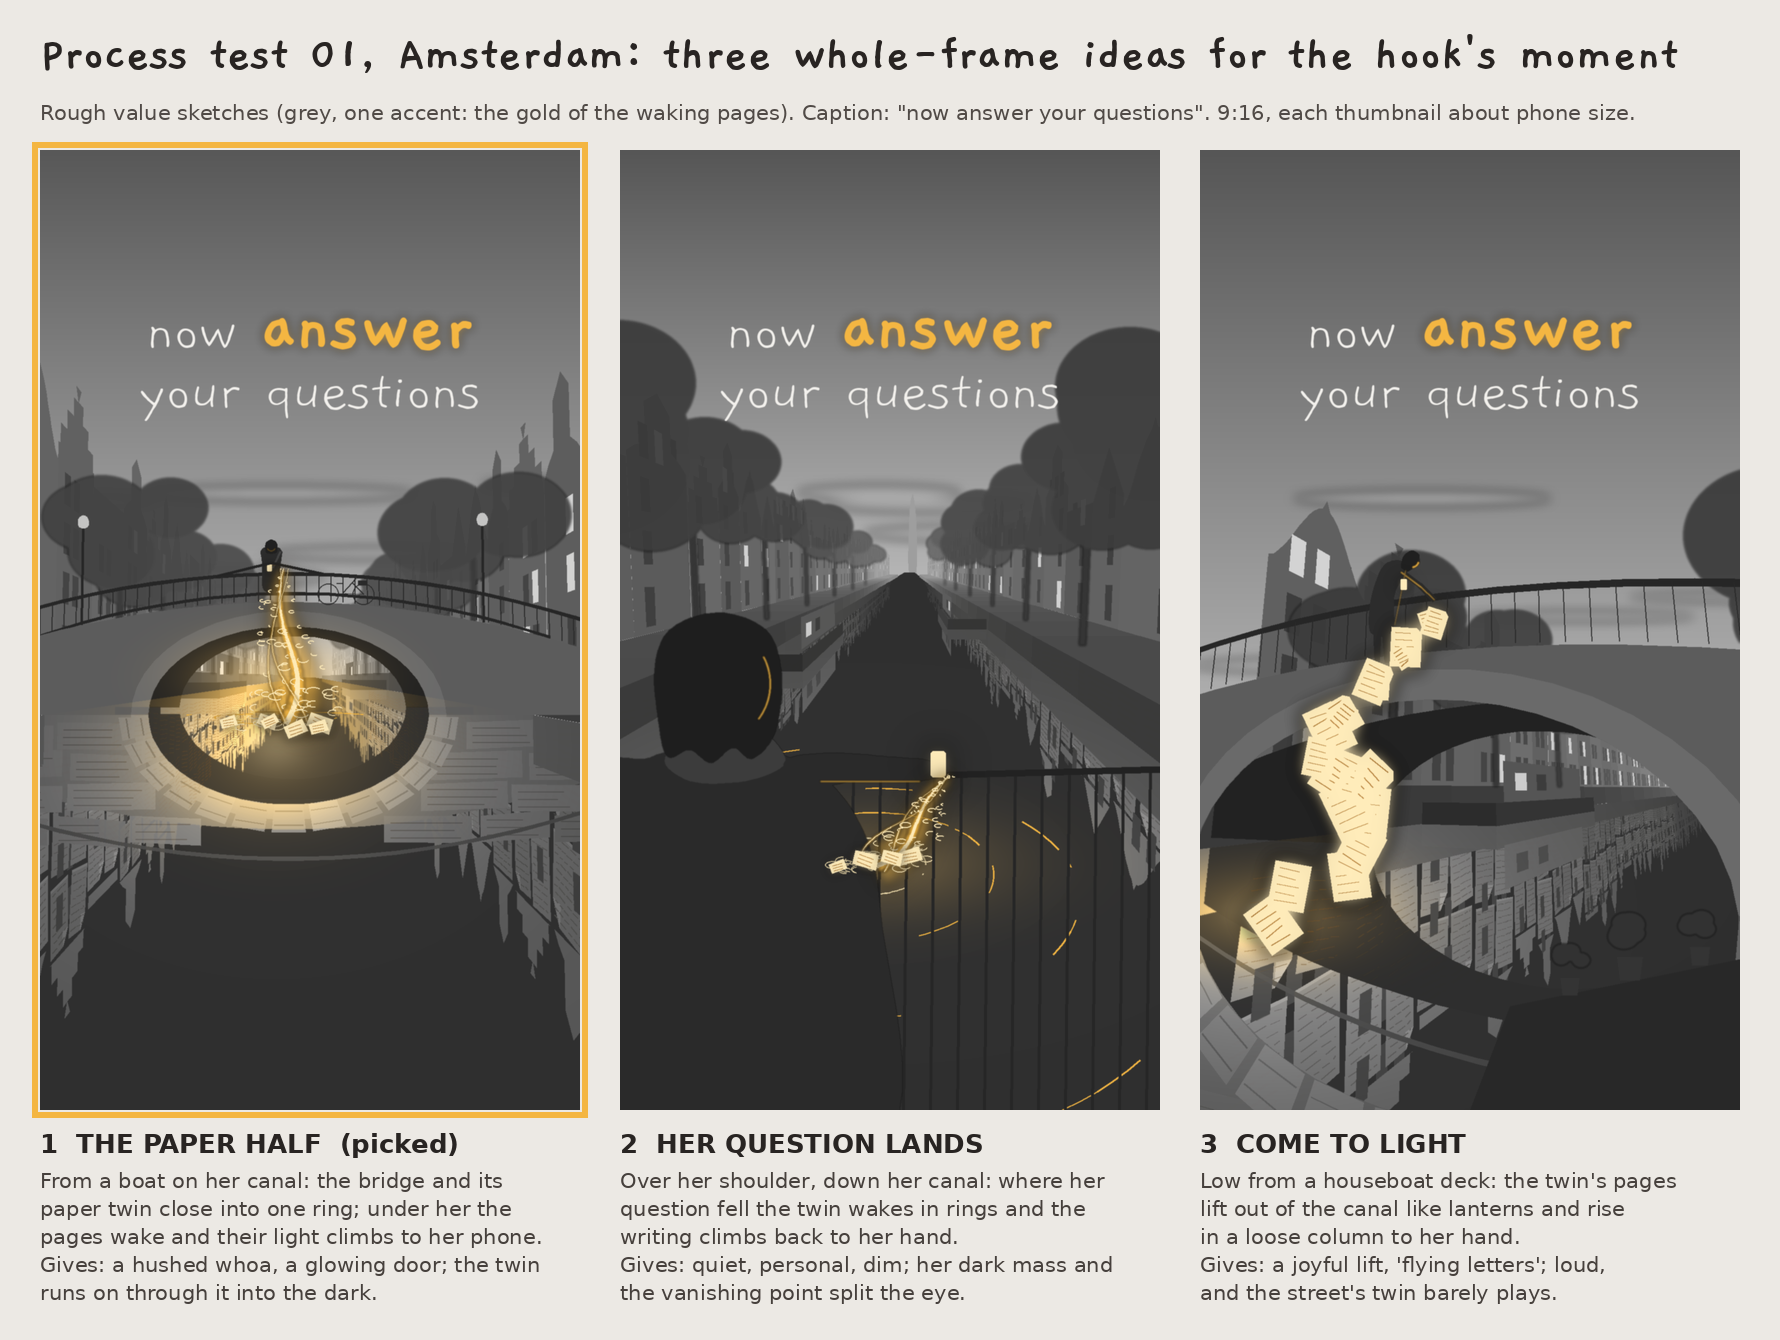

Reproduce this figure in Python.
"""Process test 01 (Amsterdam), the IDEAS step: three whole-frame thumbnails for the moment.

Rough value sketches in grey with one accent (the gold of the waking pages), 9:16 at 1080 x 1920, downscaled onto one
sheet. One small 3D sketch world (a canal, its quays, its houses, the little bridge) seen by three cameras, so all three
ideas are views of the same world; the paper twin is the street mirrored in the water, drawn in paper tones.

Run: python3 video/docs/tests/process_test_01_amsterdam/ideas_sheet.py  (writes ideas_sheet.png beside this file)
"""
import math
import os
import random

import numpy as np
from PIL import Image, ImageDraw, ImageFilter, ImageFont

HERE = os.path.dirname(os.path.abspath(__file__))
ROOT = os.path.abspath(os.path.join(HERE, "..", "..", "..", ".."))
FONTS = os.path.join(ROOT, "video", "public", "fonts")
W, H = 1080, 1920
GOLD = np.array([244, 182, 66], float)       # the one accent: the waking pages, her phone, the lit word
GOLD_HOT = np.array([255, 236, 186], float)  # the hot core of the same light
ZB = 0.0                                     # the bridge's centre line along the canal


# ----------------------------------------------------------------------------------------------- camera and clipping
class Cam:
    def __init__(self, pos, yaw=0.0, pitch=0.0, f=1400.0, cx=540.0, cy=960.0):
        self.c = np.array(pos, float)
        self.yaw, self.pitch, self.f, self.cx, self.cy = math.radians(yaw), math.radians(pitch), f, cx, cy

    def cam(self, pts):
        d = np.atleast_2d(np.asarray(pts, float)) - self.c
        cy_, sy_ = math.cos(self.yaw), math.sin(self.yaw)
        x1 = d[:, 0] * cy_ - d[:, 2] * sy_
        z1 = d[:, 0] * sy_ + d[:, 2] * cy_
        y1 = d[:, 1]
        cp, sp = math.cos(self.pitch), math.sin(self.pitch)
        y2 = y1 * cp - z1 * sp
        z2 = y1 * sp + z1 * cp
        return np.stack([x1, y2, z2], 1)

    def scr(self, c):
        return np.stack([self.cx + self.f * c[:, 0] / c[:, 2], self.cy - self.f * c[:, 1] / c[:, 2]], 1)

    def poly(self, pts, near=0.08):
        c = clip_near(self.cam(pts), near)
        if len(c) < 3:
            return None, None
        return [tuple(p) for p in self.scr(c)], float(c[:, 2].mean())

    def pt(self, p):
        c = self.cam([p])
        if c[0, 2] <= 0.05:
            return None, None
        s = self.scr(c)[0]
        return (float(s[0]), float(s[1])), float(c[0, 2])


def clip_near(c, near):
    out = []
    n = len(c)
    for i in range(n):
        a, b = c[i], c[(i + 1) % n]
        ina, inb = a[2] >= near, b[2] >= near
        if ina:
            out.append(a)
        if ina != inb:
            t = (near - a[2]) / (b[2] - a[2])
            out.append(a + t * (b - a))
    return np.array(out) if out else np.zeros((0, 3))


# ------------------------------------------------------------------------------------------------------- the world
def gable_outline(kind, w, rng):
    """Outline above the eave in facade-local (u across, v up), from u=0 to u=w."""
    if kind == "step":
        n = 3
        pts = [(0, 0)]
        for i in range(n):
            u0 = (w / 2) * i / n
            u1 = (w / 2) * (i + 1) / n
            v = 1.2 * (i + 1)
            pts += [(u0 + 0.25 * w / 6, v - 1.2), (u0 + 0.25 * w / 6, v), (u1, v)]
        top = pts[-1][1] + 0.9
        left = pts[1:]
        right = [(w - u, v) for (u, v) in reversed(left)]
        return [(0, 0)] + left + [(w / 2 - 0.5, top), (w / 2 + 0.5, top)] + right + [(w, 0)]
    if kind == "neck":
        nw = w * 0.42
        return [(0, 0), (w * 0.12, 0.6), ((w - nw) / 2, 1.2), ((w - nw) / 2, 4.0), (w / 2, 5.1), ((w + nw) / 2, 4.0),
                ((w + nw) / 2, 1.2), (w * 0.88, 0.6), (w, 0)]
    if kind == "bell":
        pts = [(0, 0)]
        for i in range(1, 12):
            t = i / 12
            u = (w * 0.5) * t
            v = 4.6 * math.sin(t * math.pi / 2) ** 1.6
            pts.append((u * 0.9 + w * 0.05 * t, v))
        pts.append((w / 2, 5.2))
        right = [(w - u, v) for (u, v) in reversed(pts[1:-1])]
        return pts + right + [(w, 0)]
    if kind == "spout":
        return [(0, 0), (w / 2, 4.2), (w, 0)]
    return [(0, 0), (0, 0.9), (w, 0.9), (w, 0)]  # cornice


def make_houses(rng):
    houses = []
    kinds = ["step", "neck", "bell", "spout", "cornice", "neck", "bell", "step", "cornice", "neck"]
    for side in (-1, 1):
        z = -120.0
        k = 0 if side < 0 else 3
        while z < 420:
            w = rng.uniform(5.2, 8.4)
            if abs(z + w / 2 - ZB) < 7:  # the bridge's street meets the quay here: a gap, a side street
                z += 7.5
                continue
            eave = rng.uniform(11.0, 15.5)
            kind = kinds[k % len(kinds)]
            k += 1
            floors = int((eave - 1.6) // 3.0)
            lit = [[rng.random() < 0.22 for _ in range(3)] for _ in range(floors)]
            tone = rng.uniform(-10, 10)
            houses.append(dict(side=side, z0=z, w=w, eave=eave, kind=kind, floors=floors, lit=lit, tone=tone,
                               out=gable_outline(kind, w, rng)))
            z += w + rng.uniform(0.0, 0.25)
    return houses


def house_polys(h, mirror=False):
    """Yields (kind, world_pts) for one house: facade, windows. Mirror = the paper twin (y -> -y)."""
    s = h["side"]
    x = 14.0 * s
    def P(u, v):
        y = 1.6 + v
        return (x, -y if mirror else y, h["z0"] + u)
    w, e = h["w"], h["eave"] - 1.6
    outline = [(0, 0), (0, e)] + [(u, e + v) for (u, v) in h["out"][1:-1]] + [(w, e), (w, 0)]
    yield "facade", [P(u, v) for (u, v) in outline]
    for i in range(h["floors"]):
        v0 = 1.0 + i * 3.0 if i else 0.4
        ws = 3 if w > 6.6 else 2
        for j in range(ws):
            uc = w * (j + 1) / (ws + 1)
            ww, wh = (1.05, 1.9) if i else (1.2, 2.3)
            yield ("win_lit" if h["lit"][i][j % 3] else "win"), [P(uc - ww / 2, v0), P(uc - ww / 2, v0 + wh),
                                                                 P(uc + ww / 2, v0 + wh), P(uc + ww / 2, v0)]


def bridge_parts(mirror=False):
    """The little humped bridge: front and back faces with the arch cut out, deck, railings."""
    sgn = -1 if mirror else 1
    span, rise = 4.6, 2.9
    def deck_y(x):
        return 1.9 + 1.8 * max(0.0, 1 - (abs(x) / 10.5) ** 2)
    arch = [(span * math.cos(t), rise * math.sin(t)) for t in np.linspace(0, math.pi, 24)]
    parts = []
    for zf, name in ((ZB - 3.0, "front"), (ZB + 3.0, "back")):
        top = [(x, deck_y(x)) for x in np.linspace(-10.5, 10.5, 22)]
        pts = [(-10.5, 0.0)] + top + [(10.5, 0.0), (span, 0.0)] + arch + [(-span, 0.0)]
        parts.append((name, [(px, sgn * py, zf) for (px, py) in pts]))
    ring = []  # the voussoir ring round the arch on the front face
    outer = [((span + 0.55) * math.cos(t), (rise + 0.5) * math.sin(t)) for t in np.linspace(0, math.pi, 24)]
    ring = outer + list(reversed(arch))
    parts.append(("ring", [(px, sgn * py, ZB - 3.02) for (px, py) in ring]))
    # railings: a top rail band on both edges
    for zf in (ZB - 3.0, ZB + 3.0):
        xs = np.linspace(-10.5, 10.5, 22)
        top = [(x, deck_y(x) + 1.0) for x in xs]
        bot = [(x, deck_y(x) + 0.88) for x in reversed(xs)]
        parts.append(("rail", [(px, sgn * py, zf - 0.02) for (px, py) in top + bot]))
    return parts, deck_y


# ------------------------------------------------------------------------------------------------------- painting
def vgrad(img, y0, y1, v0, v1):
    a = np.asarray(img, float)
    ys = np.arange(H)[:, None]
    t = np.clip((ys - y0) / max(1, (y1 - y0)), 0, 1)
    g = v0 + (v1 - v0) * t
    a[:, :, :] = g[:, :, None]
    return Image.fromarray(a.clip(0, 255).astype(np.uint8))


def grey(v):
    v = int(max(0, min(255, v)))
    return (v, v, v)


def soft(img, r):
    return img.filter(ImageFilter.GaussianBlur(r))


def mask_from_polys(polys):
    m = Image.new("L", (W, H), 0)
    d = ImageDraw.Draw(m)
    for p in polys:
        if p and len(p) >= 3:
            d.polygon(p, fill=255)
    return m


def add_light(img, center, ax, ay, strength=1.0, core=0.35, mask=None):
    """Composite the gold story light: a soft elliptical bloom (screen-like), hot at its core."""
    rgba = img.mode == "RGBA"
    a = np.asarray(img.convert("RGB"), float)
    yy, xx = np.mgrid[0:H, 0:W]
    r2 = ((xx - center[0]) / ax) ** 2 + ((yy - center[1]) / ay) ** 2
    g = np.exp(-r2 * 2.2) * strength
    hot = np.exp(-r2 * 2.2 / core) * strength
    if mask is not None:
        g = g * mask
        hot = hot * mask
    g = g[:, :, None]
    hot = hot[:, :, None]
    a = a + (GOLD - a * 0.35) * np.clip(g, 0, 1) * 0.9
    a = a + (GOLD_HOT - a) * np.clip(hot, 0, 1) * 0.85
    out = Image.fromarray(a.clip(0, 255).astype(np.uint8))
    return out.convert("RGBA") if rgba else out


def ribbon(draw_img, pts, w0, w1, col, blur=0):
    layer = Image.new("RGBA", (W, H), (0, 0, 0, 0))
    d = ImageDraw.Draw(layer)
    n = len(pts)
    for i in range(n - 1):
        t = i / (n - 1)
        wdt = w0 + (w1 - w0) * t
        d.line([pts[i], pts[i + 1]], fill=col, width=max(1, int(wdt)))
    if blur:
        layer = soft(layer, blur)
    draw_img.alpha_composite(layer)


def bezier(p0, p1, p2, p3, n=60):
    out = []
    for t in np.linspace(0, 1, n):
        a = (1 - t) ** 3
        b = 3 * (1 - t) ** 2 * t
        c = 3 * (1 - t) * t * t
        d = t ** 3
        out.append((a * p0[0] + b * p1[0] + c * p2[0] + d * p3[0], a * p0[1] + b * p1[1] + c * p2[1] + d * p3[1]))
    return out


def script_marks(d, x0, y0, x1, y1, rows, col, rng, wmin=6, wmax=22, thick=2):
    """Handwriting as a TEXTURE: rows of short soft dabs, never letters."""
    if x1 - x0 < 6 or y1 - y0 < 6:
        return
    for r in range(rows):
        y = y0 + (r + 0.6) * (y1 - y0) / (rows + 0.4)
        x = x0 + rng.uniform(0, 6)
        while x < x1 - 4:
            w = rng.uniform(wmin, wmax)
            d.line([(x, y + rng.uniform(-1, 1)), (min(x1, x + w), y + rng.uniform(-1.5, 1.5))], fill=col, width=thick)
            x += w + rng.uniform(3, 9)


# ------------------------------------------------------------------------------------------------- the paper twin
def paint_twin(cam, houses, rng, base_paper=138, writing=104, page_lines=True, bridge_tone=128):
    """Returns (rgb image of the twin layer, paper mask). The twin's 'sky' is the dark water itself."""
    img = Image.new("RGB", (W, H), grey(50))
    paper = Image.new("L", (W, H), 0)
    writing = Image.new("L", (W, H), 0)
    d = ImageDraw.Draw(img)
    dp = ImageDraw.Draw(paper)
    dwr = ImageDraw.Draw(writing)
    items = []
    for h in houses:
        for kind, pts in house_polys(h, mirror=True):
            p, z = cam.poly(pts)
            if p:
                items.append((z, kind, p, h))
    parts, _ = bridge_parts(mirror=True)
    for kind, pts in parts:
        p, z = cam.poly(pts)
        if p:
            items.append((z, "b_" + kind, p, None))
    # quay walls of the twin (paper bundles along the water's edge)
    for s in (-1, 1):
        for z0 in np.arange(-120, 420, 9.0):
            pts = [(8.0 * s, 0, z0), (8.0 * s, -1.6, z0), (8.0 * s, -1.6, z0 + 9), (8.0 * s, 0, z0 + 9)]
            p, z = cam.poly(pts)
            if p:
                items.append((z, "quay", p, None))
    items.sort(key=lambda it: -it[0])
    for z, kind, p, h in items:
        fade = max(0.0, min(1.0, (z - 30) / 260))  # far twin dims into the dark water
        if kind == "facade":
            v = base_paper + (h["tone"] if h else 0) * 0.6
            v = v * (1 - 0.55 * fade) + 50 * 0.55 * fade
            if page_lines and z < 170:
                gable_page(d, dp, dwr, cam, h, rng, fade, v)
                twin_pages(d, dp, dwr, cam, h, rng, fade, v)
            else:
                d.polygon(p, fill=grey(v - 12))
                dp.polygon(p, fill=255)
        elif kind.startswith("win"):
            v = 82 * (1 - fade) + 50 * fade
            d.polygon(p, fill=grey(v))
            dp.polygon(p, fill=0)
        elif kind == "b_front" or kind == "b_back":
            d.polygon(p, fill=grey(bridge_tone if kind == "b_front" else 46))
            dp.polygon(p, fill=255 if kind == "b_front" else 0)
            if kind == "b_front":  # the twin's spandrel: long sheets laid in courses, written on
                bridge_sheets(d, dwr, cam, rng, bridge_tone)
        elif kind == "b_ring":
            d.polygon(p, fill=grey(bridge_tone + 22))
            dp.polygon(p, fill=255)
        elif kind == "b_rail":
            d.polygon(p, fill=grey(88))
        elif kind == "quay":
            v = 112 * (1 - fade) + 50 * fade
            d.polygon(p, fill=grey(v))
            dp.polygon(p, fill=255)
    return img, paper, writing


def twin_pages(d, dp, dwr, cam, h, rng, fade, v):
    """One house of the twin as old pages laid in its shape: sheets askew with dark water between them, a curled
    corner here and there, rows of writing as a texture."""
    s = h["side"]
    x = 14.0 * s
    def P(u, vv):
        return (x, -(1.6 + vv), h["z0"] + u)
    w, e = h["w"], h["eave"] - 1.6
    cols = 2 if w > 6.2 else 1
    rows = max(2, int(e / 3.9))
    for r in range(rows):
        for c in range(cols):
            u0 = w * c / cols + rng.uniform(0.15, 0.4)
            u1 = w * (c + 1) / cols - rng.uniform(0.15, 0.4)
            v0 = e * r / rows + rng.uniform(0.15, 0.4)
            v1 = e * (r + 1) / rows - rng.uniform(0.05, 0.3)
            uc, vc = (u0 + u1) / 2, (v0 + v1) / 2
            a = rng.uniform(-0.1, 0.1)
            def R(u, vv):
                du, dv = u - uc, vv - vc
                return P(uc + du * math.cos(a) - dv * math.sin(a), vc + du * math.sin(a) + dv * math.cos(a))
            curl = rng.random() < 0.55
            cu = min(1.2, (u1 - u0) * 0.28)
            corners = [(u0, v0), (u0, v1), (u1 - (cu if curl else 0), v1), (u1, v1 - (cu if curl else 0)), (u1, v0)]
            p, zz = cam.poly([R(*q) for q in corners])
            if not p:
                continue
            pv = v + 16 + rng.uniform(-10, 10)
            d.polygon(p, fill=grey(pv))
            dp.polygon(p, fill=255)
            edge, _ = cam.poly([R(u0, v0), R(u0, v0 + 0.14), R(u1, v0 + 0.14), R(u1, v0)])
            if edge:
                d.polygon(edge, fill=grey(pv + 22))
            if curl:
                ear, _ = cam.poly([R(u1 - cu, v1), R(u1, v1 - cu), R(u1 - cu * 1.05, v1 - cu * 1.05)])
                if ear:
                    d.polygon(ear, fill=grey(pv + 34))
            n = max(3, int((v1 - v0) / 0.45))
            for k in range(n):
                vv = v0 + (k + 0.8) * (v1 - v0) / (n + 0.6)
                uu = u0 + 0.25 + rng.uniform(0, 0.3)
                while uu < u1 - 0.35:
                    ln = rng.uniform(0.35, 1.1)
                    a1, _ = cam.pt(R(uu, vv))
                    b1, _ = cam.pt(R(min(u1 - 0.3, uu + ln), vv + rng.uniform(-0.05, 0.05)))
                    if a1 and b1:
                        col = grey(pv - 38 * (1 - 0.5 * fade))
                        d.line([a1, b1], fill=col, width=2 if zz < 60 else 1)
                        dwr.line([a1, b1], fill=255, width=2 if zz < 60 else 1)
                    uu += ln + rng.uniform(0.15, 0.4)


def gable_page(d, dp, dwr, cam, h, rng, fade, v):
    """The gable as one page cut to its outline (inset, so the water shows round it), written on."""
    s = h["side"]
    x = 14.0 * s
    e = h["eave"] - 1.6
    w = h["w"]
    out = h["out"]
    cxg = w / 2
    pts = []
    for (u, vv) in out:
        uu = cxg + (u - cxg) * 0.9
        pts.append((x, -(1.6 + e + vv * 0.9 + 0.15), h["z0"] + uu))
    p, zz = cam.poly(pts)
    if p and len(p) >= 3:
        pv = v + 8
        d.polygon(p, fill=grey(pv))
        dp.polygon(p, fill=255)


def bridge_sheets(d, dwr, cam, rng, tone):
    """The twin bridge's face: big old sheets laid round the arch, askew, written on, the water between them."""
    span, rise = 4.6, 2.9
    for vv in np.arange(0.25, 3.7, 1.0):
        x0 = -10.4 + rng.uniform(0, 0.6)
        while x0 < 10.2:
            x1 = x0 + rng.uniform(2.2, 3.0)
            xm = (x0 + x1) / 2
            inside = abs(xm) < span + 0.9 and vv < rise * math.sqrt(max(0.0, 1 - (xm / (span + 0.9)) ** 2)) + 0.5
            if not inside:
                a = rng.uniform(-0.06, 0.06)
                h_ = 0.86
                q = [(x0, vv), (x0, vv + h_), (x1, vv + h_ + a * 3), (x1, vv + a * 3)]
                p, _ = cam.poly([(qx, -qy, ZB - 3.04) for (qx, qy) in q])
                if p:
                    t = tone + 14 + rng.uniform(-8, 10)
                    d.polygon(p, fill=grey(t))
                    for k in range(3):
                        yy = vv + 0.22 + k * 0.24
                        a1, _ = cam.pt((x0 + 0.2, -(yy + a * 1.5), ZB - 3.05))
                        b1, _ = cam.pt((x1 - rng.uniform(0.3, 0.9), -(yy + a * 1.5), ZB - 3.05))
                        if a1 and b1:
                            d.line([a1, b1], fill=grey(t - 36), width=2)
                            dwr.line([a1, b1], fill=255, width=2)
            x0 = x1 + rng.uniform(0.12, 0.3)


def ledger_voussoirs(img, cam, mirror=True, tone=150, rng=None):
    """The twin's arch: its voussoirs are bound ledgers standing spine-out round the opening (the ring's paper half)."""
    d = ImageDraw.Draw(img)
    span, rise = 4.6, 2.9
    n = 13
    for i in range(n):
        t0 = math.pi * (i + 0.08) / n
        t1 = math.pi * (i + 0.9) / n
        def A(t, k):
            return ((span + k * 0.95) * math.cos(t), (rise + k * 0.9) * math.sin(t))
        quad = [A(t0, 0), A(t0, 1), A(t1, 1), A(t1, 0)]
        p, _ = cam.poly([(x, -y if mirror else y, ZB - 3.03) for (x, y) in quad])
        if not p:
            continue
        v = tone + (rng.uniform(-10, 14) if rng else 0)
        d.polygon(p, fill=grey(v))
        for kb in (0.25, 0.75):  # the spine's bands
            b0 = A(t0 + (t1 - t0) * 0.05, kb)
            b1 = A(t1 - (t1 - t0) * 0.05, kb)
            pa, _ = cam.pt((b0[0], -b0[1] if mirror else b0[1], ZB - 3.04))
            pb, _ = cam.pt((b1[0], -b1[1] if mirror else b1[1], ZB - 3.04))
            if pa and pb:
                d.line([pa, pb], fill=grey(v - 40), width=3)


# ---------------------------------------------------------------------------------------------- the real street
def paint_street(img, cam, houses, rng, sky_lum, skip_near=None):
    d = ImageDraw.Draw(img)
    items = []
    for h in houses:
        for kind, pts in house_polys(h):
            p, z = cam.poly(pts)
            if p:
                items.append((z, kind, p, h))
    for s in (-1, 1):  # quay walls (brick, the real side of the waterline)
        for z0 in np.arange(-120, 420, 9.0):
            pts = [(8.0 * s, 0, z0), (8.0 * s, 1.6, z0), (8.0 * s, 1.6, z0 + 9), (8.0 * s, 0, z0 + 9)]
            p, z = cam.poly(pts)
            if p:
                items.append((z, "quay", p, None))
            pts = [(8.0 * s, 1.6, z0), (14.0 * s, 1.6, z0), (14.0 * s, 1.6, z0 + 9), (8.0 * s, 1.6, z0 + 9)]
            p, z = cam.poly(pts)
            if p:
                items.append((z + 0.01, "street", p, None))
    items.sort(key=lambda it: -it[0])
    for z, kind, p, h in items:
        haze = max(0.0, min(1.0, (z - 25) / 230))
        if kind == "facade":
            v = 92 + h["tone"]
            v = v * (1 - haze) + (sky_lum - 18) * haze
            d.polygon(p, fill=grey(v))
        elif kind == "win_lit":
            v = 212 * (1 - haze * 0.6) + (sky_lum) * haze * 0.6
            d.polygon(p, fill=grey(v))
        elif kind == "win":
            v = 60 * (1 - haze) + (sky_lum - 30) * haze
            d.polygon(p, fill=grey(v))
        elif kind == "quay":
            v = 58 * (1 - haze) + (sky_lum - 40) * haze
            d.polygon(p, fill=grey(v))
        elif kind == "street":
            v = 74 * (1 - haze) + (sky_lum - 30) * haze
            d.polygon(p, fill=grey(v))


def paint_trees(img, cam, rng, zs, tone=58, sky_lum=150):
    """Elms along the quays: soft dark canopies (big shapes, lost edges), thin trunks."""
    layer = Image.new("RGBA", (W, H), (0, 0, 0, 0))
    d = ImageDraw.Draw(layer)
    trees = []
    for s in (-1, 1):
        for z in zs:
            trees.append((s * 9.6, z))
    trees.sort(key=lambda t: -cam.pt((t[0], 0, t[1]))[1] if cam.pt((t[0], 0, t[1]))[0] else 0)
    for x, z in trees:
        base, dz = cam.pt((x, 1.6, z))
        top, _ = cam.pt((x, 9.5, z))
        if not base or dz < 3:
            continue
        haze = max(0.0, min(1.0, (dz - 25) / 230))
        v = tone * (1 - haze) + (sky_lum - 25) * haze
        r = cam.f * 3.4 / dz
        d.line([base, (top[0], top[1] + r * 0.5)], fill=grey(v - 6) + (255,), width=max(1, int(cam.f * 0.35 / dz)))
        for k in range(5):
            ox, oy = rng.uniform(-0.9, 0.9) * r, rng.uniform(-0.6, 0.5) * r
            rr = r * rng.uniform(0.55, 0.85)
            d.ellipse([top[0] + ox - rr, top[1] + oy - rr * 0.8, top[0] + ox + rr, top[1] + oy + rr * 0.8],
                      fill=grey(v) + (235,))
    layer = soft(layer, 2.5)
    img.alpha_composite(layer)


def paint_bridge(img, cam, rng, face=92, lit_from=None):
    d = ImageDraw.Draw(img)
    parts, deck_y = bridge_parts()
    order = []
    for kind, pts in parts:
        p, z = cam.poly(pts)
        if p:
            order.append((z, kind, p))
    order.sort(key=lambda it: -it[0])
    for z, kind, p in order:
        if kind == "back":
            d.polygon(p, fill=grey(34))  # the vault's shade seen through the arch
        elif kind == "front":
            d.polygon(p, fill=grey(face))
        elif kind == "ring":
            d.polygon(p, fill=grey(face + 14))
        elif kind == "rail":
            d.polygon(p, fill=grey(38))
    # railing bars (iron), only on the front edge
    for x in np.linspace(-10.2, 10.2, 52):
        a, _ = cam.pt((x, deck_y(x) + 0.05, ZB - 3.0))
        b, _ = cam.pt((x, deck_y(x) + 0.95, ZB - 3.0))
        if a and b:
            d.line([a, b], fill=grey(40), width=2)
    return deck_y


def ink(c, a=255):
    return tuple(int(v) for v in c) + (a,)


def smooth(pts, n=12):
    """A closed smooth outline through control points (Catmull-Rom), for soft organic silhouettes."""
    out = []
    m = len(pts)
    for i in range(m):
        p0, p1, p2, p3 = pts[i - 1], pts[i], pts[(i + 1) % m], pts[(i + 2) % m]
        for t in np.linspace(0, 1, n, endpoint=False):
            t2, t3 = t * t, t * t * t
            x = 0.5 * ((2 * p1[0]) + (-p0[0] + p2[0]) * t + (2 * p0[0] - 5 * p1[0] + 4 * p2[0] - p3[0]) * t2 +
                       (-p0[0] + 3 * p1[0] - 3 * p2[0] + p3[0]) * t3)
            y = 0.5 * ((2 * p1[1]) + (-p0[1] + p2[1]) * t + (2 * p0[1] - 5 * p1[1] + 4 * p2[1] - p3[1]) * t2 +
                       (-p0[1] + 3 * p1[1] - 3 * p2[1] + p3[1]) * t3)
            out.append((x, y))
    return out


def her_front(img, foot, s, rail_y_off=0.59):
    """Her, seen from the canal: leaning over the near railing toward us, head bowed to the water, forearms on the
    rail, the phone held out over the water. Lit from below by the waking pages."""
    layer = Image.new("RGBA", (W, H), (0, 0, 0, 0))
    d = ImageDraw.Draw(layer)
    x, y = foot
    col = (44, 44, 44, 255)
    rail = y - rail_y_off * s
    d.polygon(smooth([(x - 0.11 * s, y - 0.2 * s), (x - 0.13 * s, rail), (x - 0.15 * s, y - 0.78 * s),
                      (x - 0.05 * s, y - 0.83 * s), (x + 0.05 * s, y - 0.83 * s), (x + 0.15 * s, y - 0.78 * s),
                      (x + 0.13 * s, rail), (x + 0.11 * s, y - 0.2 * s)], 8), fill=col)  # the coat
    d.ellipse([x - 0.065 * s, y - 0.9 * s, x + 0.065 * s, y - 0.77 * s], fill=(40, 40, 40, 255))  # head, bowed
    d.polygon(smooth([(x - 0.085 * s, y - 0.8 * s), (x - 0.075 * s, y - 0.9 * s), (x, y - 0.935 * s),
                      (x + 0.075 * s, y - 0.9 * s), (x + 0.09 * s, y - 0.79 * s), (x + 0.06 * s, y - 0.74 * s),
                      (x - 0.06 * s, y - 0.74 * s)], 6), fill=(32, 32, 32, 255))  # hair falling forward
    for sx in (-1, 1):  # forearms on the rail
        d.line([(x + sx * 0.14 * s, y - 0.76 * s), (x + sx * 0.12 * s, rail - 0.01 * s), (x + sx * 0.03 * s,
               rail + 0.01 * s)], fill=col, width=max(3, int(0.05 * s)))
    d.line([(x + 0.13 * s, y - 0.76 * s), (x + 0.02 * s, y - 0.52 * s)], fill=(70, 70, 70, 255),
           width=max(2, int(0.03 * s)))  # the scarf's end, the one flowing piece
    img.alpha_composite(layer)
    hand = (x - 0.03 * s, rail + 0.06 * s)
    rim = Image.new("RGBA", (W, H), (0, 0, 0, 0))
    dr = ImageDraw.Draw(rim)
    dr.arc([x - 0.065 * s, y - 0.9 * s, x + 0.065 * s, y - 0.77 * s], 20, 160, fill=ink(GOLD, 255),
           width=max(2, int(0.022 * s)))  # her face lit from below
    dr.line([(x - 0.13 * s, rail + 0.02 * s), (x + 0.13 * s, rail + 0.02 * s)], fill=ink(GOLD, 200),
            width=max(2, int(0.02 * s)))  # the undersides of her forearms
    img.alpha_composite(soft(rim, 1.2))
    phone(img, hand, s * 0.045)
    return hand


def her_side(img, foot, s, f=1):
    """Her in a three-quarter side view: leaning out over the railing, one hand reaching down toward the light,
    the phone in the other at her chest."""
    layer = Image.new("RGBA", (W, H), (0, 0, 0, 0))
    d = ImageDraw.Draw(layer)
    x, y = foot
    col = (44, 44, 44, 255)
    def X(u):
        return x + f * u * s
    def Y(v):
        return y - v * s
    d.polygon([(X(-0.06), Y(0)), (X(-0.02), Y(0)), (X(0.0), Y(0.45)), (X(-0.08), Y(0.45))], fill=col)
    d.polygon([(X(0.02), Y(0)), (X(0.06), Y(0)), (X(0.05), Y(0.45)), (X(-0.02), Y(0.45))], fill=col)
    d.polygon(smooth([(X(-0.09), Y(0.24)), (X(-0.09), Y(0.5)), (X(0.0), Y(0.76)), (X(0.12), Y(0.82)),
                      (X(0.2), Y(0.76)), (X(0.1), Y(0.55)), (X(0.08), Y(0.25))], 8), fill=col)  # the coat, leaning
    hc = (X(0.24), Y(0.82))
    r = 0.062 * s
    d.ellipse([hc[0] - r, hc[1] - r, hc[0] + r, hc[1] + r], fill=(40, 40, 40, 255))
    d.polygon(smooth([(hc[0] - f * r * 1.2, hc[1] - r * 0.3), (hc[0] - f * r * 0.2, hc[1] - r * 1.25),
                      (hc[0] + f * r * 0.9, hc[1] - r * 0.7), (hc[0] + f * r * 0.5, hc[1] + r * 0.6),
                      (hc[0] - f * r * 0.6, hc[1] + r * 1.5), (hc[0] - f * r * 1.4, hc[1] + r * 1.1)], 6),
              fill=(32, 32, 32, 255))  # hair, its ends lifting
    reach = (X(0.42), Y(0.5))
    d.line([(X(0.14), Y(0.74)), (X(0.3), Y(0.62)), reach], fill=col, width=max(3, int(0.045 * s)))
    d.line([(X(0.1), Y(0.72)), (X(0.17), Y(0.64))], fill=col, width=max(3, int(0.045 * s)))
    img.alpha_composite(layer)
    rim = Image.new("RGBA", (W, H), (0, 0, 0, 0))
    dr = ImageDraw.Draw(rim)
    dr.arc([hc[0] - r, hc[1] - r, hc[0] + r, hc[1] + r], 10 if f > 0 else 100, 90 if f > 0 else 170,
           fill=ink(GOLD), width=max(2, int(0.02 * s)))
    dr.line([(X(0.15), Y(0.73)), (X(0.31), Y(0.61)), reach], fill=ink(GOLD, 210), width=max(2, int(0.016 * s)))
    dr.line([(X(0.19), Y(0.74)), (X(0.1), Y(0.3))], fill=ink(GOLD, 150), width=max(2, int(0.014 * s)))
    img.alpha_composite(soft(rim, 1.2))
    phone(img, (X(0.17), Y(0.63)), s * 0.035)
    return reach


def phone(img, at, r):
    ph = Image.new("RGBA", (W, H), (0, 0, 0, 0))
    ImageDraw.Draw(ph).rounded_rectangle([at[0] - r * 0.7, at[1] - r * 1.2, at[0] + r * 0.7, at[1] + r * 1.2],
                                         max(1, int(r * 0.3)), fill=ink(GOLD_HOT))
    img.alpha_composite(soft(ph, max(4, r * 2.2)))
    img.alpha_composite(soft(ph, max(2, r * 0.8)))
    img.alpha_composite(ph)


def bike(img, at, s):
    d = ImageDraw.Draw(img)
    bx, by = at
    rr = 0.33 * s
    c = (42, 42, 42, 255)
    w = max(2, int(s * 0.045))
    for cxw in (bx - 0.55 * s, bx + 0.55 * s):
        d.ellipse([cxw - rr, by - 2 * rr, cxw + rr, by], outline=c, width=w)
    d.line([(bx - 0.55 * s, by - rr), (bx, by - rr * 1.1), (bx + 0.55 * s, by - rr), (bx + 0.2 * s, by - 2.1 * rr),
            (bx - 0.1 * s, by - rr * 1.1)], fill=c, width=w)
    d.line([(bx + 0.2 * s, by - 2.1 * rr), (bx + 0.32 * s, by - 2.5 * rr)], fill=c, width=w)
    d.line([(bx - 0.12 * s, by - 2.0 * rr), (bx - 0.28 * s, by - 2.0 * rr)], fill=c, width=w)  # saddle
    d.rectangle([bx + 0.38 * s, by - 2.3 * rr, bx + 0.66 * s, by - 1.85 * rr], fill=c)  # the basket


def light_column(img, base, top, w_base, rng, strands=3, sheets=4, bold=1.0):
    """The answer climbing: the waking writing leaves the water as a winding stream of gold light, its loops of
    script coming loose around it (a texture of light, never letters); where it leaves, a few sheets curl up."""
    dx, dy = top[0] - base[0], top[1] - base[1]
    L = math.hypot(dx, dy)
    nx, ny = -dy / L, dx / L
    def path(ph, amp):
        pts = []
        for i in range(80):
            t = i / 79
            off = math.sin(t * 4.2 + ph) * amp * (1 - t) ** 0.9 + math.sin(t * 1.3) * amp * 0.6
            pts.append((base[0] + dx * t + nx * off, base[1] + dy * t + ny * off))
        return pts
    main = path(0.4, w_base * 0.45)
    glow = Image.new("RGBA", (W, H), (0, 0, 0, 0))
    ribbon(glow, main, 70 * bold, 18 * bold, ink(GOLD, 130))
    img.alpha_composite(soft(glow, 24))
    img.alpha_composite(soft(glow, 10))
    ribbon(img, main, 22 * bold, 4 * bold, ink(GOLD, 210), blur=3)
    ribbon(img, main, 8 * bold, 2, ink(GOLD_HOT, 245))
    for k in range(strands - 1):
        sp = path(rng.uniform(1.5, 4.5), w_base * rng.uniform(0.25, 0.6))
        ribbon(img, sp, 8, 2, ink(GOLD, 170), blur=2)
        ribbon(img, sp, 2.5, 1, ink(GOLD_HOT, 220))
    dl = ImageDraw.Draw(img)
    for i in range(70):
        t = rng.random() ** 1.4
        j = min(79, int(t * 79))
        px, py = main[j]
        spread = (1 - t) * w_base * 0.9 + 14
        px += rng.uniform(-spread, spread)
        py += rng.uniform(-12, 12)
        sz = (11 * (1 - t) + 3) * rng.uniform(0.7, 1.3)
        dl.arc([px - sz, py - sz * 0.5, px + sz, py + sz * 0.5], rng.uniform(0, 140), rng.uniform(200, 350),
               fill=ink(GOLD_HOT, 215), width=2)
    for k in range(sheets):  # sheets peeling up off the twin where the light leaves the water
        sx = base[0] + rng.uniform(-1.0, 1.0) * w_base * 0.9
        sy = base[1] + rng.uniform(-10, 18)
        s = rng.uniform(16, 26)
        a = rng.uniform(-0.5, 0.5)
        ca, sa = math.cos(a), math.sin(a)
        quad = [(-s, -s * 0.5), (s * 0.8, -s * 0.75), (s, s * 0.45), (-s * 0.9, s * 0.6)]
        q = [(sx + u * ca - v * sa, sy + u * sa + v * ca) for (u, v) in quad]
        lay = Image.new("RGBA", (W, H), (0, 0, 0, 0))
        dq = ImageDraw.Draw(lay)
        dq.polygon(q, fill=ink(GOLD_HOT, 240))
        for r in range(3):
            vv = -s * 0.3 + r * s * 0.3
            dq.line([(sx - s * 0.6 * ca - vv * sa, sy - s * 0.6 * sa + vv * ca),
                     (sx + s * 0.5 * ca - vv * sa, sy + s * 0.5 * sa + vv * ca)], fill=(170, 112, 40, 200), width=2)
        img.alpha_composite(soft(lay, 10))
        img.alpha_composite(lay)


def lantern(img, center, ax, ay, writing, strength=0.75):
    """Lit paper glows like a lantern and its writing shows through: darken the writing to a warm brown in the light."""
    rgba = img.mode == "RGBA"
    a = np.asarray(img.convert("RGB"), float)
    yy, xx = np.mgrid[0:H, 0:W]
    g = np.exp(-(((xx - center[0]) / ax) ** 2 + ((yy - center[1]) / ay) ** 2) * 2.2)
    m = (np.asarray(writing, float) / 255.0) * g * strength
    m = m[:, :, None]
    a = a * (1 - m) + np.array([150, 96, 34], float) * m
    out = Image.fromarray(a.clip(0, 255).astype(np.uint8))
    return out.convert("RGBA") if rgba else out


def caption(img, lines, lit_word, size=116, lit_size=150):
    """The caption in its band (y 290-600): warm white, the lit word gold (the hand: Gaegu)."""
    f = ImageFont.truetype(os.path.join(FONTS, "Gaegu-300.woff2"), size)
    fl = ImageFont.truetype(os.path.join(FONTS, "Gaegu-700.woff2"), lit_size)
    d = ImageDraw.Draw(img)
    baselines = [395, 515]
    for li, line in enumerate(lines):
        words = line.split(" ")
        widths = [d.textlength(wd, font=(fl if wd == lit_word else f)) for wd in words]
        sp = d.textlength(" ", font=f)
        x = 540 - (sum(widths) + sp * (len(words) - 1)) / 2
        for wd, wdt in zip(words, widths):
            ft = fl if wd == lit_word else f
            col = ink(GOLD)[:3] if wd == lit_word else (242, 240, 236)
            if wd == lit_word:
                halo = Image.new("RGBA", (W, H), (0, 0, 0, 0))
                ImageDraw.Draw(halo).text((x, baselines[li]), wd, font=ft, fill=col + (190,), anchor="ls")
                img.alpha_composite(soft(halo, 10))
            d.text((x, baselines[li]), wd, font=ft, fill=col, anchor="ls")
            x += wdt + sp


def ripples(img, cam, center_w, radii, rng, alpha=150, width=3):
    """Natural ripple rings: broken glints of the gold light on the water, never a drawn target."""
    d = ImageDraw.Draw(img)
    for r in radii:
        on = False
        seg = []
        for t in np.linspace(0, 2 * math.pi, 140):
            p, _ = cam.pt((center_w[0] + r * math.cos(t), 0.0, center_w[2] + r * math.sin(t)))
            if not p:
                continue
            if rng.random() < 0.08:
                on = not on
                if seg and len(seg) > 1:
                    d.line(seg, fill=ink(GOLD_HOT if r < radii[1] else GOLD, alpha), width=width)
                seg = []
            if on:
                seg.append(p)
        if on and len(seg) > 1:
            d.line(seg, fill=ink(GOLD, alpha), width=width)


def sky(img, top_v, hor_v, hor_y, rng):
    img2 = vgrad(img.convert("RGB"), 0, hor_y, top_v, hor_v).convert("RGBA")
    cl = Image.new("RGBA", (W, H), (0, 0, 0, 0))
    d = ImageDraw.Draw(cl)
    for k in range(5):  # a few long soft dusk clouds low in the sky, below the band
        y = rng.uniform(640, hor_y - 60)
        x = rng.uniform(-100, 900)
        v = int(hor_v - rng.uniform(4, 16))
        d.ellipse([x, y, x + rng.uniform(300, 600), y + rng.uniform(18, 34)], fill=(v, v, v, 150))
    img2.alpha_composite(soft(cl, 10))
    return img2


def houseboat_parts(side, z0, length=18.0, mirror=False):
    sgn = -1 if mirror else 1
    xi, xo = (7.9 - 3.4, 7.9) if side > 0 else (-7.9 + 3.4, -7.9)
    parts = []
    def q(ax, ay, bx, by, z1, z2):
        return [(ax, sgn * ay, z1), (ax, sgn * by, z1), (bx, sgn * by, z2), (bx, sgn * ay, z2)]
    parts.append(("hull", [(xi, 0, z0), (xi, sgn * 0.9, z0), (xi, sgn * 0.9, z0 + length), (xi, 0, z0 + length)]))
    parts.append(("hull_end", [(xi, 0, z0), (xi, sgn * 0.9, z0), (xo, sgn * 0.9, z0), (xo, 0, z0)]))
    ci = xi + 0.4 * side
    parts.append(("cabin", [(ci, sgn * 0.9, z0 + 2), (ci, sgn * 2.7, z0 + 2), (ci, sgn * 2.7, z0 + length - 2),
                            (ci, sgn * 0.9, z0 + length - 2)]))
    for k in range(4):
        zz = z0 + 3.5 + k * 3.3
        parts.append(("hb_win" if k % 2 == 0 else "hb_win_dark",
                      [(ci - 0.01 * side, sgn * 1.4, zz), (ci - 0.01 * side, sgn * 2.2, zz),
                       (ci - 0.01 * side, sgn * 2.2, zz + 1.6), (ci - 0.01 * side, sgn * 1.4, zz + 1.6)]))
    return parts


def paint_houseboats(img, cam, boats, mirror=False, paper_tone=None, dp=None):
    d = ImageDraw.Draw(img)
    items = []
    for side, z0 in boats:
        for kind, pts in houseboat_parts(side, z0, mirror=mirror):
            p, z = cam.poly(pts)
            if p:
                items.append((z, kind, p))
    items.sort(key=lambda it: -it[0])
    for z, kind, p in items:
        haze = max(0.0, min(1.0, (z - 25) / 230))
        if mirror:
            v = {"hull": paper_tone - 20, "hull_end": paper_tone - 26, "cabin": paper_tone,
                 "hb_win": paper_tone - 40, "hb_win_dark": paper_tone - 40}[kind]
            v = v * (1 - 0.5 * haze) + 50 * 0.5 * haze
            d.polygon(p, fill=grey(v))
            if dp is not None:
                dp.polygon(p, fill=255 if not kind.startswith("hb_win") else 0)
        else:
            v = {"hull": 50, "hull_end": 44, "cabin": 84, "hb_win": 206, "hb_win_dark": 58}[kind]
            v = v * (1 - haze) + 150 * haze * 0.8 + v * haze * 0.2
            d.polygon(p, fill=grey(v))


def finish(img):
    """A light softening: the sketch reads as values, not as hard vector edges."""
    return img.filter(ImageFilter.GaussianBlur(0.8))


def dim_twin(twin, center, sx, sy, floor=0.5):
    a = np.asarray(twin, float)
    yy, xx = np.mgrid[0:H, 0:W]
    g = np.exp(-(((xx - center[0]) / sx) ** 2 + ((yy - center[1]) / sy) ** 2))
    k = (floor + (1 - floor) * g)[:, :, None]
    base = 46.0
    a = base + (a - base) * k
    return Image.fromarray(a.clip(0, 255).astype(np.uint8))


def twin_layer(cam, houses, rng, water_poly_world, boats=(), voussoirs=True):
    wp, _ = cam.poly(water_poly_world)
    water = mask_from_polys([wp])
    twin, paper, writing = paint_twin(cam, houses, rng)
    dp = ImageDraw.Draw(paper)
    paint_houseboats(twin, cam, boats, mirror=True, paper_tone=140, dp=dp)
    if voussoirs:
        ledger_voussoirs(twin, cam, mirror=True, tone=156, rng=rng)
    return water, twin, paper, writing


# --------------------------------------------------------------------------------------------------------- IDEA 1
def idea_ring(houses):
    """THE PAPER HALF: from a canal boat, the bridge and its paper twin close into one ring; inside it, under her,
    the pages wake and their light climbs to her phone; through the ring the dark twin runs on out of sight."""
    rng = random.Random(11)
    cam = Cam((0.7, 1.25, ZB - 28.0), yaw=0.0, pitch=3.5, f=1520)
    hv = 184
    img = sky(Image.new("RGB", (W, H)), 88, hv, 1040, rng)
    d = ImageDraw.Draw(img)
    tp, _ = cam.pt((-3.0, 0.0, 700.0))  # a far church tower in the haze down the canal: the world goes on
    if tp:
        d.polygon(smooth([(tp[0] - 8, tp[1]), (tp[0] - 8, tp[1] - 120), (tp[0] - 3, tp[1] - 150),
                          (tp[0], tp[1] - 200), (tp[0] + 3, tp[1] - 150), (tp[0] + 8, tp[1] - 120),
                          (tp[0] + 8, tp[1])], 3), fill=grey(hv - 22))
    boats = [(-1, ZB + 16.0), (1, ZB + 44.0)]
    water, twin, paper, writing = twin_layer(cam, houses, rng, [(-8, 0, ZB - 27.0), (-8, 0, 900), (8, 0, 900),
                                                                 (8, 0, ZB - 27.0)], boats)
    c0, _ = cam.pt((-0.35, 0.0, ZB - 4.4))
    twin = dim_twin(twin, (c0[0], c0[1] + 60), 420, 330, floor=0.42)
    img.paste(twin.convert("RGBA"), (0, 0), water)
    paint_street(img, cam, houses, rng, hv)
    paint_houseboats(img, cam, boats)
    paint_trees(img, cam, rng, [ZB + 13, ZB + 25, ZB + 38, ZB + 53, ZB + 71, ZB + 93, ZB + 120], sky_lum=hv)
    deck_y = paint_bridge(img, cam, rng)
    for lx in (-6.8, 6.4):  # the bridge's lamps: just lit, quieter than the story light
        a, _ = cam.pt((lx, deck_y(lx), ZB - 3.1))
        b, _ = cam.pt((lx, deck_y(lx) + 3.3, ZB - 3.1))
        if a and b:
            d.line([a, b], fill=grey(38), width=5)
            d.polygon(smooth([(b[0] - 8, b[1] + 4), (b[0] - 10, b[1] - 12), (b[0], b[1] - 20), (b[0] + 10, b[1] - 12),
                              (b[0] + 8, b[1] + 4)], 3), fill=grey(196))
    drop_w = (-0.35, 0.0, ZB - 4.4)
    drop, _ = cam.pt(drop_w)
    wm = np.asarray(water, float) / 255.0
    pm = np.asarray(soft(paper.convert("L"), 1), float) / 255.0
    lit = (drop[0], drop[1] + 60)
    img = add_light(img, lit, 300, 230, strength=1.0, core=0.1, mask=wm * (0.25 + 0.75 * pm))
    img = lantern(img, lit, 300, 230, soft(writing, 0.6), strength=0.8)
    img = add_light(img, (drop[0], drop[1] - 80), 230, 110, strength=0.5, core=0.04)  # the vault lit from below
    ripples(img, cam, drop_w, [0.9, 1.9, 3.1], rng, alpha=120, width=2)
    foot, _ = cam.pt((-0.6, deck_y(-0.6), ZB - 2.6))
    hand = her_front(img, foot, 136)
    bk, _ = cam.pt((1.9, deck_y(1.9), ZB - 2.7))
    bike(img, bk, 64)
    a, _ = cam.pt((-2.4, deck_y(-2.4) + 0.95, ZB - 3.0))  # redraw the rail in front of her coat
    b, _ = cam.pt((1.2, deck_y(1.2) + 0.95, ZB - 3.0))
    ImageDraw.Draw(img).line([a, (foot[0], foot[1] - 0.6 * 136), b], fill=grey(36), width=6)
    light_column(img, (drop[0], drop[1] + 14), (hand[0], hand[1] + 4), 110, rng, strands=3, sheets=6, bold=1.6)
    caption(img, ["now answer", "your questions"], "answer")
    return finish(img.convert("RGB"))


# --------------------------------------------------------------------------------------------------------- IDEA 2
def idea_shoulder(houses):
    """HER QUESTION LANDS: over her shoulder on the bridge, looking down her canal; where her question fell, the
    water wakes in rings across the dark paper twin, and the writing climbs back to her hand."""
    rng = random.Random(23)
    cam = Cam((1.1, 5.3, ZB + 0.6), yaw=-2.0, pitch=-6.0, f=1150)
    hv = 180
    img = sky(Image.new("RGB", (W, H)), 86, hv, 840, rng)
    d = ImageDraw.Draw(img)
    tp, _ = cam.pt((4.0, 0.0, 700.0))
    if tp:
        d.polygon(smooth([(tp[0] - 7, tp[1]), (tp[0] - 7, tp[1] - 100), (tp[0], tp[1] - 160), (tp[0] + 7, tp[1] - 100),
                          (tp[0] + 7, tp[1])], 3), fill=grey(hv - 22))
    low = [dict(h, eave=h["eave"] * 0.8, out=[(u, v * 0.8) for (u, v) in h["out"]]) for h in houses]
    boats = [(-1, ZB + 30.0), (1, ZB + 52.0)]
    water, twin, paper, writing = twin_layer(cam, low, rng, [(-8, 0, ZB + 3.0), (-8, 0, 900), (8, 0, 900),
                                                             (8, 0, ZB + 3.0)], boats, voussoirs=False)
    c0, _ = cam.pt((0.4, 0.0, ZB + 10.5))
    twin = dim_twin(twin, c0, 520, 260, floor=0.45)
    img.paste(twin.convert("RGBA"), (0, 0), water)
    paint_street(img, cam, low, rng, hv)
    paint_houseboats(img, cam, boats)
    paint_trees(img, cam, rng, [ZB + 17, ZB + 29, ZB + 43, ZB + 60, ZB + 82, ZB + 108, ZB + 140], sky_lum=hv)
    drop_w = (0.4, 0.0, ZB + 10.5)
    drop, _ = cam.pt(drop_w)
    wm = np.asarray(water, float) / 255.0
    pm = np.asarray(soft(paper.convert("L"), 1), float) / 255.0
    img = add_light(img, drop, 400, 150, strength=1.0, core=0.1, mask=wm * (0.25 + 0.75 * pm))
    img = lantern(img, drop, 400, 150, soft(writing, 0.6), strength=0.8)
    ripples(img, cam, drop_w, [1.0, 2.2, 3.6, 5.2, 7.0], rng, alpha=170, width=3)
    # the railing in the near ground (iron, cut by the frame)
    dd = ImageDraw.Draw(img)
    for x in range(-20, W + 40, 54):
        dd.line([(x, 1262 - 26 * x / W), (x - 8, H)], fill=grey(38), width=6)
    dd.line([(0, 1266), (W, 1238)], fill=grey(34), width=14)
    # her: the back of her head and hair, coat collar and scarf, her shoulder (cut by the left and bottom), her arm
    layer = Image.new("RGBA", (W, H), (0, 0, 0, 0))
    dl = ImageDraw.Draw(layer)
    dl.polygon(smooth([(-60, 1300), (60, 1215), (210, 1190), (360, 1225), (470, 1330), (520, 1520), (520, 2000),
                       (-60, 2000)], 10), fill=(42, 42, 42, 255))  # coat and shoulder
    dl.polygon(smooth([(90, 1215), (170, 1150), (280, 1160), (330, 1225), (250, 1262), (140, 1262)], 8),
               fill=(60, 60, 60, 255))  # the scarf round her neck
    dl.ellipse([92, 955, 302, 1180], fill=(38, 38, 38, 255))  # head from behind
    dl.polygon(smooth([(70, 1030), (105, 955), (200, 925), (292, 960), (322, 1040), (318, 1130), (300, 1185),
                       (262, 1218), (226, 1196), (182, 1226), (140, 1200), (96, 1214), (78, 1150)], 10),
               fill=(30, 30, 30, 255))  # hair: a bob, its ends lifting a little
    dl.polygon(smooth([(330, 1222), (420, 1206), (540, 1214), (622, 1222), (640, 1246), (600, 1262), (470, 1262),
                       (360, 1280)], 8), fill=(42, 42, 42, 255))  # her arm out over the rail
    img.alpha_composite(soft(layer, 1.0))
    rim = Image.new("RGBA", (W, H), (0, 0, 0, 0))
    dr = ImageDraw.Draw(rim)
    dr.arc([92, 955, 302, 1180], 330, 400, fill=ink(GOLD, 230), width=5)  # the light on her cheek line
    dr.line([(400, 1262), (600, 1262)], fill=ink(GOLD, 220), width=4)  # and under her arm
    img.alpha_composite(soft(rim, 1.5))
    hand = (636, 1228)
    phone(img, hand, 22)
    light_column(img, (drop[0], drop[1] - 6), (hand[0] + 6, hand[1] + 10), 90, rng, strands=3, sheets=5, bold=1.3)
    caption(img, ["now answer", "your questions"], "answer")
    return finish(img.convert("RGB"))


# --------------------------------------------------------------------------------------------------------- IDEA 3
def idea_lift(houses):
    """COME TO LIGHT: low from a houseboat deck by the bridge, looking up at her against the dusk; the twin's pages
    lift out of the canal, glowing like paper lanterns, and rise in a slow spiral to her open hand."""
    rng = random.Random(37)
    cam = Cam((4.8, 1.5, ZB - 11.5), yaw=-24.0, pitch=15.0, f=1180)
    hv = 186
    img = sky(Image.new("RGB", (W, H)), 86, hv, 1250, rng)
    low = [dict(h, eave=h["eave"] * 0.86, out=[(u, v * 0.86) for (u, v) in h["out"]]) for h in houses]
    boats = [(-1, ZB + 12.0)]
    water, twin, paper, writing = twin_layer(cam, low, rng, [(-8, 0, ZB - 15.5), (-8, 0, 900), (8, 0, 900),
                                                             (8, 0, ZB - 15.5)], boats)
    c0, _ = cam.pt((-0.8, 0.0, ZB - 5.2))
    twin = dim_twin(twin, c0, 480, 300, floor=0.45)
    img.paste(twin.convert("RGBA"), (0, 0), water)
    paint_street(img, cam, low, rng, hv)
    paint_houseboats(img, cam, boats)
    paint_trees(img, cam, rng, [ZB + 12, ZB + 25, ZB + 40, ZB - 21, ZB - 35], sky_lum=hv)
    deck_y = paint_bridge(img, cam, rng)
    drop_w = (-0.8, 0.0, ZB - 5.2)
    drop, _ = cam.pt(drop_w)
    wm = np.asarray(water, float) / 255.0
    pm = np.asarray(soft(paper.convert("L"), 1), float) / 255.0
    img = add_light(img, drop, 300, 140, strength=1.0, core=0.1, mask=wm * (0.3 + 0.7 * pm))
    img = lantern(img, drop, 300, 140, soft(writing, 0.6), strength=0.8)
    foot, _ = cam.pt((-0.9, deck_y(-0.9), ZB - 2.6))
    hand = her_side(img, foot, 250, f=1)
    # the pages lifting off the twin, glowing like paper lanterns, rising in a loose spiral to her reaching hand
    layer = Image.new("RGBA", (W, H), (0, 0, 0, 0))
    dl = ImageDraw.Draw(layer)
    n = 19
    for i in range(n):
        t = max(0.0, min(1.0, (i + 0.3) / n + rng.uniform(-0.04, 0.04)))
        y = drop[1] + (hand[1] + 40 - drop[1]) * (t ** 0.85) + rng.uniform(-30, 30)
        x = (drop[0] + (hand[0] - drop[0]) * t + math.sin(t * 6.0 + 0.4) * 130 * (1 - t) ** 0.8
             + rng.uniform(-90, 90) * (1 - t) ** 0.6)
        s = 44 * (1 - 0.55 * t) + rng.uniform(-7, 7)
        a = rng.uniform(-0.8, 0.8)
        ca, sa = math.cos(a), math.sin(a)
        cu = s * 0.35 if rng.random() < 0.5 else 0
        quad = [(-s, -s * 1.3), (s - cu, -s * 1.3), (s, -s * 1.3 + cu), (s, s * 1.3), (-s, s * 1.3)]
        q = [(x + u * ca - v * sa, y + u * sa + v * ca) for (u, v) in quad]
        dl.polygon(q, fill=ink(GOLD_HOT, 245))
        for r in range(5):  # the writing showing through the lit paper
            vv = -s * 0.95 + r * s * 0.45
            dl.line([(x + (-s * 0.7) * ca - vv * sa, y + (-s * 0.7) * sa + vv * ca),
                     (x + (s * rng.uniform(0.2, 0.65)) * ca - vv * sa, y + (s * rng.uniform(0.2, 0.65)) * sa + vv * ca)],
                    fill=(170, 112, 40, 210), width=2)
    glow = soft(layer, 18)
    img.alpha_composite(glow)
    img.alpha_composite(glow)
    img.alpha_composite(layer)
    # the near frame: the houseboat's deck edge with potted plants, cut by the bottom right
    dd = ImageDraw.Draw(img)
    dd.polygon([(540, H), (620, 1712), (W, 1618), (W, H)], fill=grey(40))
    leaves = Image.new("RGBA", (W, H), (0, 0, 0, 0))
    dlv = ImageDraw.Draw(leaves)
    for px, py, pr in ((740, 1690, 34), (860, 1660, 46), (1000, 1630, 36)):
        dd.polygon([(px - pr * 0.55, py - pr * 1.0), (px + pr * 0.55, py - pr * 1.0), (px + pr * 0.42, py),
                    (px - pr * 0.42, py)], fill=grey(52))
        for k in range(6):  # a soft leafy crown, big shapes, no spiky lines
            ox, oy = rng.uniform(-0.7, 0.7) * pr, rng.uniform(-1.6, -0.9) * pr
            rr = pr * rng.uniform(0.45, 0.7)
            dlv.ellipse([px + ox - rr, py - pr + oy - rr * 0.8, px + ox + rr, py - pr + oy + rr * 0.8],
                        fill=(50, 50, 50, 255))
    img.alpha_composite(soft(leaves, 2))
    caption(img, ["now answer", "your questions"], "answer")
    return finish(img.convert("RGB"))


# --------------------------------------------------------------------------------------------------------- the sheet
def sheet(frames, titles, notes, picked=None, out="ideas_sheet.png"):
    tw, th = 540, 960
    gap, top, bottom = 40, 150, 230
    sw = 3 * tw + 4 * gap
    sh = top + th + bottom
    S = Image.new("RGB", (sw, sh), (236, 233, 228))
    d = ImageDraw.Draw(S)
    fT = ImageFont.truetype(os.path.join(FONTS, "Gaegu-700.woff2"), 56)
    fH = ImageFont.truetype("/usr/share/fonts/truetype/dejavu/DejaVuSans-Bold.ttf", 26)
    fN = ImageFont.truetype("/usr/share/fonts/truetype/dejavu/DejaVuSans.ttf", 21)
    title = "Process test 01, Amsterdam: three whole-frame ideas for the hook's moment"
    size = 56
    while d.textlength(title, font=fT) > sw - 2 * gap and size > 30:
        size -= 2
        fT = ImageFont.truetype(os.path.join(FONTS, "Gaegu-700.woff2"), size)
    d.text((gap, 30), title, font=fT, fill=(40, 36, 34))
    d.text((gap, 100), "Rough value sketches (grey, one accent: the gold of the waking pages). Caption: \"now answer "
           "your questions\". 9:16, each thumbnail about phone size.", font=fN, fill=(80, 74, 70))
    for i, (fr, t, n) in enumerate(zip(frames, titles, notes)):
        x = gap + i * (tw + gap)
        S.paste(fr.resize((tw, th), Image.LANCZOS), (x, top))
        if picked == i:
            d.rectangle([x - 8, top - 8, x + tw + 7, top + th + 7], outline=tuple(int(c) for c in GOLD), width=6)
        d.text((x, top + th + 18), t, font=fH, fill=(40, 36, 34))
        yy = top + th + 58
        for line in n:
            d.text((x, yy), line, font=fN, fill=(70, 64, 60))
            yy += 28
    S.save(os.path.join(HERE, out))
    return S


if __name__ == "__main__":
    rng = random.Random(5)
    houses = make_houses(rng)
    f1 = idea_ring(houses)
    f2 = idea_shoulder(houses)
    f3 = idea_lift(houses)
    if os.environ.get("KEEP_FULL"):  # a folder for the full-size frames (a scratch folder, never the repo)
        for i, f in enumerate((f1, f2, f3), 1):
            f.save(os.path.join(os.environ["KEEP_FULL"], f"idea{i}_full.png"))
    titles = ["1  THE PAPER HALF  (picked)", "2  HER QUESTION LANDS", "3  COME TO LIGHT"]
    notes = [["From a boat on her canal: the bridge and its", "paper twin close into one ring; under her the",
              "pages wake and their light climbs to her phone.", "Gives: a hushed whoa, a glowing door; the twin",
              "runs on through it into the dark."],
             ["Over her shoulder, down her canal: where her", "question fell the twin wakes in rings and the",
              "writing climbs back to her hand.", "Gives: quiet, personal, dim; her dark mass and",
              "the vanishing point split the eye."],
             ["Low from a houseboat deck: the twin's pages", "lift out of the canal like lanterns and rise",
              "in a loose column to her hand.", "Gives: a joyful lift, 'flying letters'; loud,",
              "and the street's twin barely plays."]]
    picked = int(os.environ.get("PICKED", "0"))  # idea 1, THE PAPER HALF, was picked (IDEAS.md)
    sheet([f1, f2, f3], titles, notes, picked=picked)
    print("ok")
